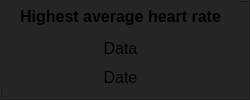
          <widget class="QFrame" name="frame_26">
           <property name="styleSheet">
            <string notr="true">background-color: rgb(35, 38, 41);</string>
           </property>
           <property name="frameShape">
            <enum>QFrame::Box</enum>
           </property>
           <property name="frameShadow">
            <enum>QFrame::Raised</enum>
           </property>
           <widget class="QWidget" name="verticalLayoutWidget_27">
            <property name="geometry">
             <rect>
              <x>0</x>
              <y>0</y>
              <width>241</width>
              <height>91</height>
             </rect>
            </property>
            <layout class="QVBoxLayout" name="verticalLayout_30">
             <item>
              <spacer name="verticalSpacer_24">
               <property name="orientation">
                <enum>Qt::Vertical</enum>
               </property>
               <property name="sizeHint" stdset="0">
                <size>
                 <width>20</width>
                 <height>40</height>
                </size>
               </property>
              </spacer>
             </item>
             <item>
              <widget class="QLabel" name="label_42">
               <property name="font">
                <font>
                 <pointsize>12</pointsize>
                 <weight>75</weight>
                 <bold>true</bold>
                </font>
               </property>
               <property name="text">
                <string>Highest average heart rate</string>
               </property>
               <property name="alignment">
                <set>Qt::AlignCenter</set>
               </property>
              </widget>
             </item>
             <item>
              <spacer name="verticalSpacer_25">
               <property name="orientation">
                <enum>Qt::Vertical</enum>
               </property>
               <property name="sizeHint" stdset="0">
                <size>
                 <width>20</width>
                 <height>40</height>
                </size>
               </property>
              </spacer>
             </item>
             <item>
              <widget class="QLabel" name="highAvgHeartRateLabel">
               <property name="font">
                <font>
                 <pointsize>12</pointsize>
                </font>
               </property>
               <property name="text">
                <string>Data</string>
               </property>
               <property name="alignment">
                <set>Qt::AlignCenter</set>
               </property>
              </widget>
             </item>
             <item>
              <widget class="QPushButton" name="highAvgHeartRateDateButton">
               <property name="font">
                <font>
                 <pointsize>12</pointsize>
                </font>
               </property>
               <property name="text">
                <string>Date</string>
               </property>
               <property name="flat">
                <bool>true</bool>
               </property>
              </widget>
             </item>
            </layout>
           </widget>
          </widget>
